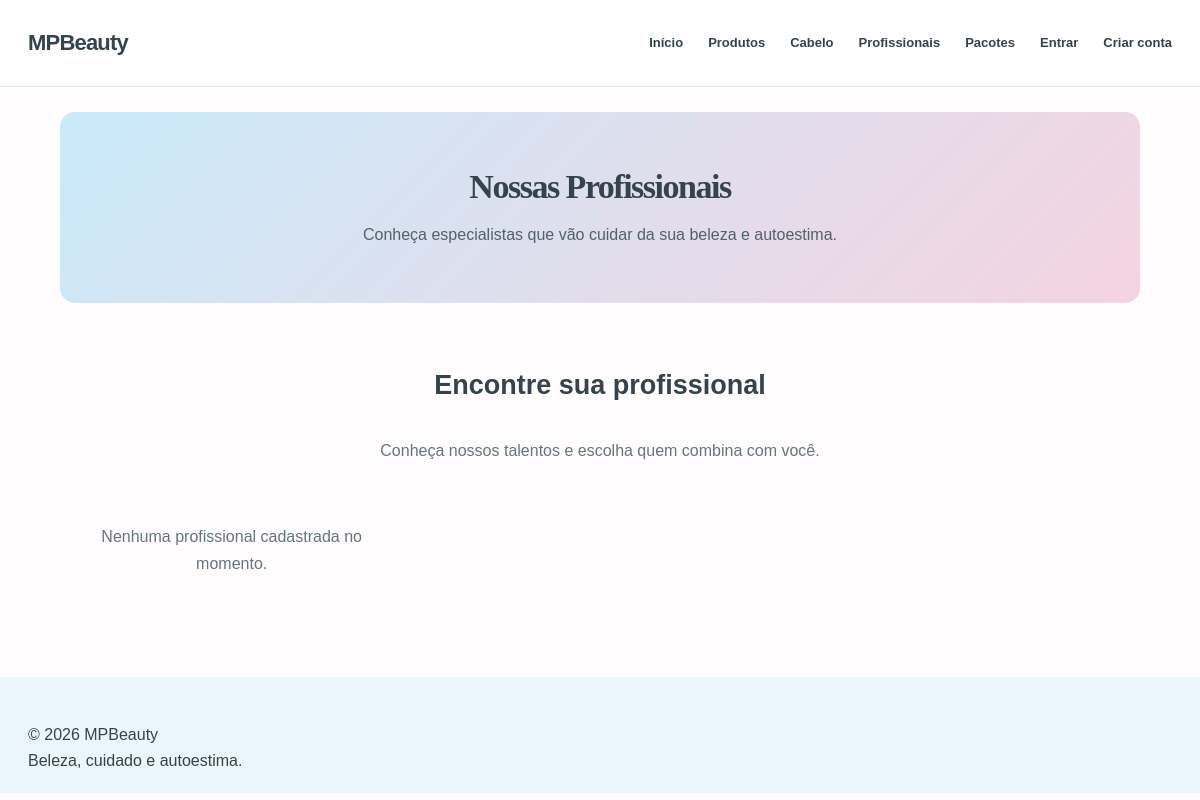
Before: /profissionais/ with the older database file.
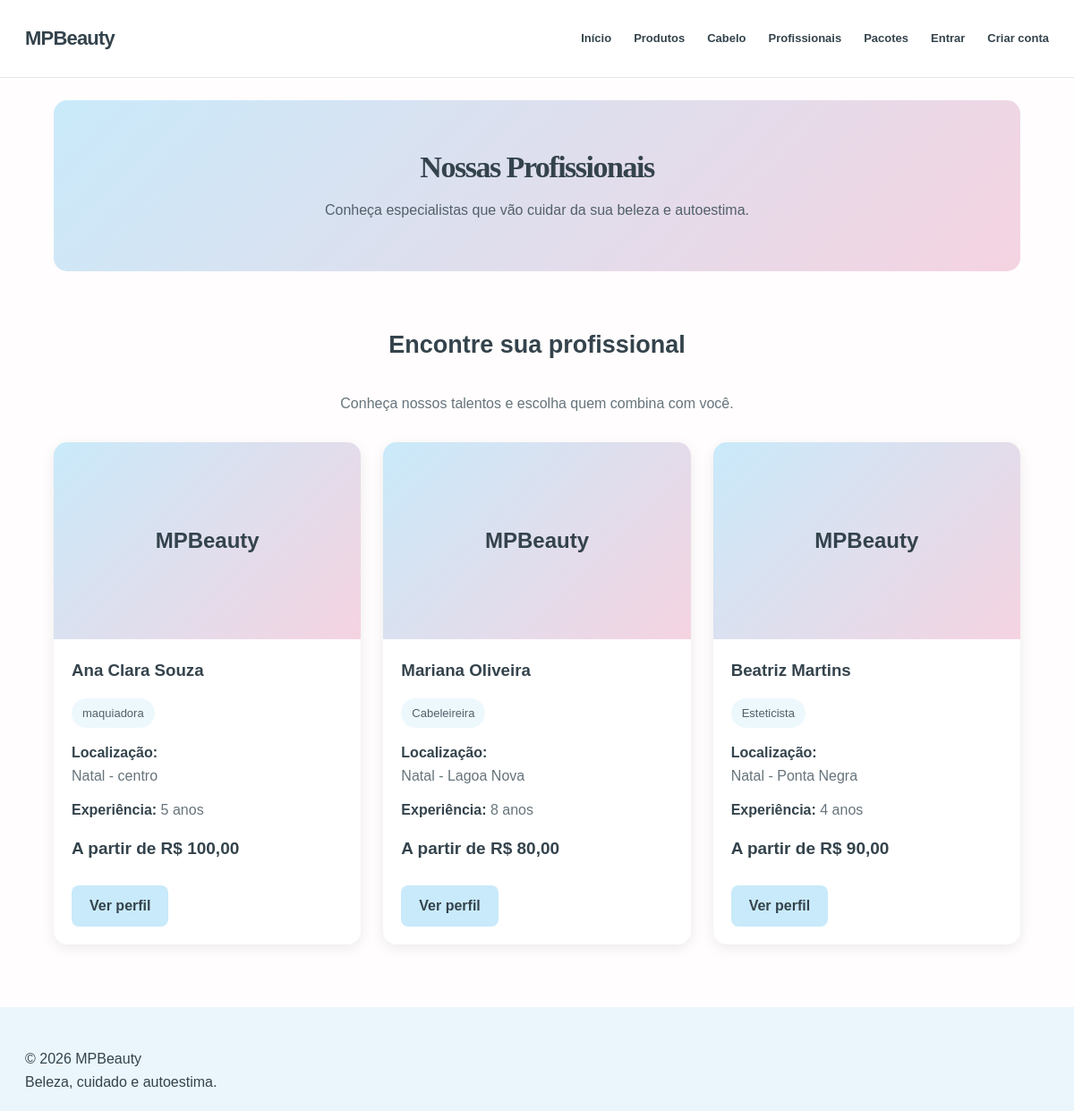
After: the same page with the newer database file.
### beauty/models.py (models this page shows, shortened)
class Professional(models.Model):
    name = models.CharField(max_length=100)
    profession = models.CharField(max_length=100)
    city = models.CharField(max_length=100)
    neighborhood = models.CharField(max_length=100)
    bio = models.TextField()
    experience_years = models.PositiveIntegerField(default=0)
    home_service = models.BooleanField(default=False)
    studio_service = models.BooleanField(default=True)
    starting_price = models.DecimalField(
        max_digits=8,
        decimal_places=2
    )
    image = models.URLField(blank=True)

### beauty/views.py (the view)
# urls.py: path("profissionais/", views.profissionais, name="profissionais"),
def profissionais(request):
    lista = Professional.objects.all()
    return render(request, "beauty/profissionais.html", {
        "profissionais": lista,
    })

### beauty/templates/beauty/profissionais.html (shortened to what this page needs)
{% extends 'beauty/base.html' %}
{% block content %}
<section class="page-banner">
    <h1>Nossas Profissionais</h1>
    <p>Conheça especialistas que vão cuidar da sua beleza e autoestima.</p>
</section>
<section class="section">
    <div class="section-title">
        <h2>Encontre sua profissional</h2>
        <p>Conheça nossos talentos e escolha quem combina com você.</p>
    </div>
    <div class="cards">
        {% for profissional in profissionais %}
        <article class="card">
            {% if profissional.image %}
                <img
                    src="{{ profissional.image }}"
                    alt="{{ profissional.name }}"
                >
            {% else %}
                <div class="professional-no-image">
                    MPBeauty
                </div>
            {% endif %}
            <div class="card-content">
                <h3>{{ profissional.name }}</h3>
                <span class="professional-category">
                    {{ profissional.profession }}
                </span>
                <p>
                    <strong>Localização:</strong><br>
                    {{ profissional.city }} - {{ profissional.neighborhood }}
                </p>
                <p>
                    <strong>Experiência:</strong>
                    {{ profissional.experience_years }} anos
                </p>
                <strong class="product-price">
                    A partir de R$ {{ profissional.starting_price }}
                </strong>
                <a
                    href="{% url 'profissionais_detalhes' profissional.id %}"
                    class="button"
                >
                    Ver perfil
                </a>
            </div>
        </article>
        {% empty %}
            <p class="empty-message">
                Nenhuma profissional cadastrada no momento.
            </p>
        {% endfor %}
    </div>
</section>
{% endblock %}

Changed rows visible on the page:
added Professional: image "MPBeauty", name "Ana Clara Souza", profession "maquiadora", city "Natal", neighborhood "centro", experience_years "5", starting_price "100,00"
added Professional: image "MPBeauty", name "Mariana Oliveira", profession "Cabeleireira", city "Natal", neighborhood "Lagoa Nova", experience_years "8", starting_price "80,00"
added Professional: image "MPBeauty", name "Beatriz Martins", profession "Esteticista", city "Natal", neighborhood "Ponta Negra", experience_years "4", starting_price "90,00"
Other visible differences:
text no longer shown: "Nenhuma profissional cadastrada no momento."
